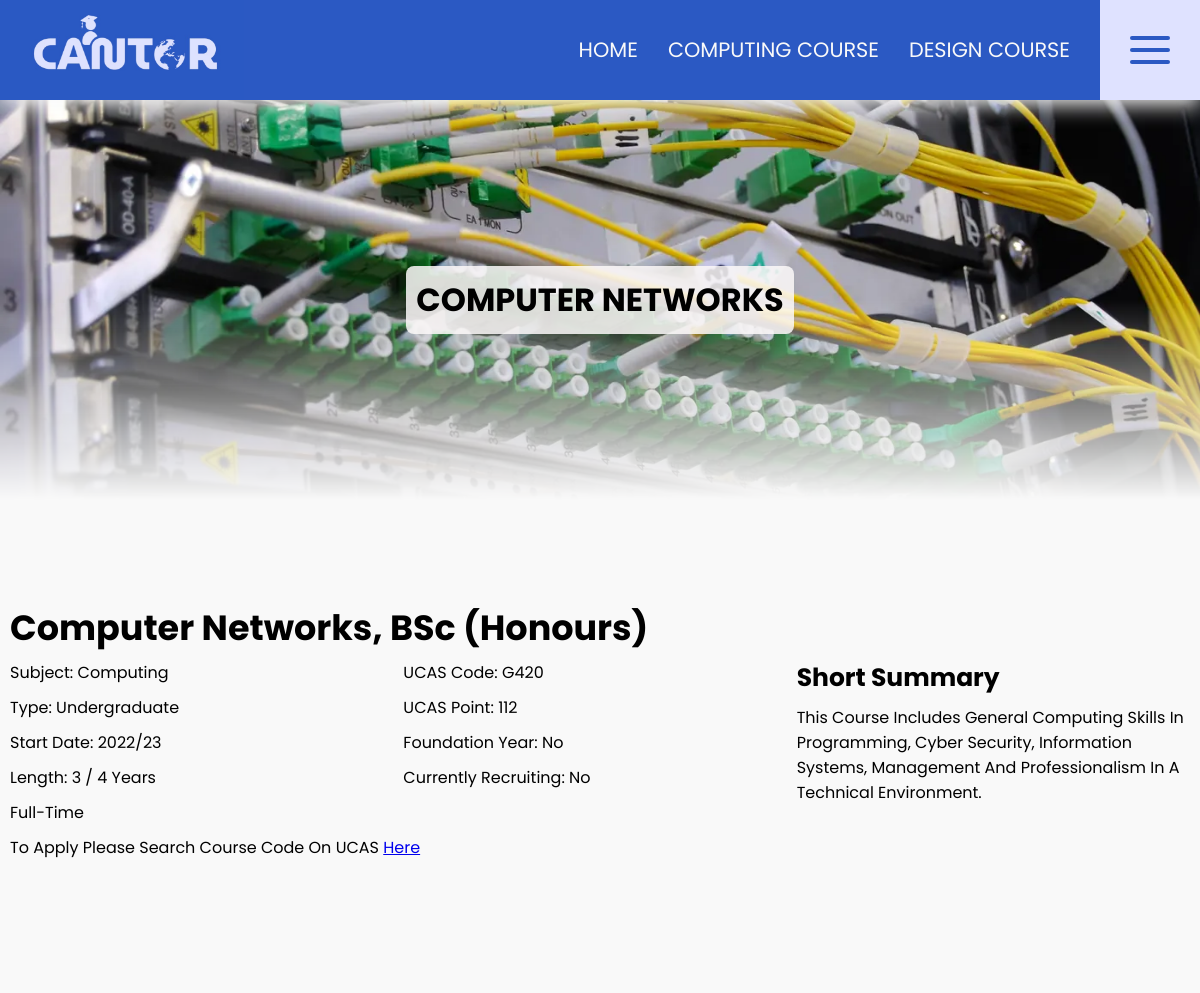
/website_code/detail-computing.php?courseID=2, run on the app's committed database.
### tables this page shows
CREATE TABLE `computer` (
  `ID` int(3) NOT NULL,
  `Title` varchar(100) NOT NULL,
  `Type` varchar(20) NOT NULL,
  `Summary` varchar(255) NOT NULL,
  `AwardName` varchar(20) NOT NULL,
  `UCASCode` varchar(5) DEFAULT NULL,
  `UCASPoint` varchar(5) DEFAULT NULL,
  `Year` varchar(10) NOT NULL,
  `Attandance` varchar(15) NOT NULL,
  `Length` varchar(15) NOT NULL,
  `Foundation` varchar(5) NOT NULL,
  `Subject` varchar(20) NOT NULL,
  `Recruiting` varchar(5) NOT NULL,
  `IMGName` varchar(100) NOT NULL,
  `IMGAlt` varchar(255) NOT NULL
);

### website_code/detail-computing.php (the view, shortened to what this page needs)
<?php
require_once('include/database.php');
$getCourseID = $_GET["courseID"];
$stmt = $mySQLI->prepare("SELECT * FROM computer WHERE ID = ?");
$stmt->bind_param('i', $getCourseID);
$stmt->execute();
$result = $stmt->get_result();
$obj = $result->fetch_object();
?>
<!DOCTYPE html>
<html lang="en">
<head>
    <?php include("include/head.php") ?>
</head>
<body>
    <?php include("include/header.php") ?>
    <main id="detail">
        <div class="span-1 hero">
            <img src="<?= $obj->IMGName ?>" alt="<?= $obj->IMGAlt ?>">
            <h1>
                <?= $obj->Title ?>
            </h1>
        </div>
        <section class="span-1 grid">
            <h2 class="span-1">
                <?= $obj->Title ?>, <?= $obj->AwardName ?>
            </h2>
            <div class="span-3">
                <p>Subject: <?= $obj->Subject ?></p>
                <p>Type: <?= $obj->Type ?></p>
                <p>Start Date: <?= $obj->Year ?></p>
                <p>Length: <?= $obj->Length ?></p>
                <p>
                    <?= $obj->Attandance ?>
                </p>
            </div>
            <div class="span-3">
                <p>UCAS code: <?= $obj->UCASCode ?></p>
                <p>UCAS point: <?= $obj->UCASPoint ?></p>
                <p>Foundation year: <?= $obj->Foundation ?></p>
                <p>Currently recruiting: <?= $obj->Recruiting ?></p>
            </div>
            <div class="span-3">
                <h3>Short summary</h3>
                <p class="summary">
                    <?= $obj->Summary ?>
                </p>
            </div>
            <p class="span-1">To apply please search course code on UCAS <a href="https://www.ucas.com/">here</a></p>
        </section>
    </main>
</body>
</html>

### website_code/style/main.css (style rules this page uses)
* { padding: 0; margin: 0; box-sizing: border-box; }
:root { --white: #f9f9f9; --black: #0a0a0a; --purple: #2B59C3; --light-purple: #DFE2FF; --btn: #2B59C3; --btnHover: #194099; --font: 'Poppins', sans-serif; --transition: 500ms; }
body { font-family: var(--font); background: var(--white); }
main { padding-top: 100px; }
main, footer { display: grid; grid-template-columns: repeat(4, 1fr); gap: 0px 10px; width: clamp(200px, 100%, 1400px); margin: auto; }
.grid { display: grid; grid-template-columns: repeat(4, 1fr); }
.span-1, .span-2, .span-3 { grid-column: span 4; }
@media only screen and (min-width: 1000px) { main, footer, .grid { grid-template-columns: repeat(12, 1fr); } }
@media only screen and (min-width: 1000px) { .span-1 { grid-column: span 12; } }

### website_code/style/mobile.css (style rules this page uses)
h2 { font-size: 35px; line-height: 100%; text-transform: capitalize; margin: 10px 0px; }
h3 { font-size: 25px; line-height: 100%; text-transform: capitalize; margin: 10px 0px; }
p { text-transform: capitalize; }
.hero { display: flex; justify-content: center; align-items: center; height: 400px; width: 100%; }
.hero h1 { position: absolute; padding: 10px; margin: 10px; background-color: rgb(253, 249, 249, 0.85); border-radius: 8px; text-align: center; text-transform: uppercase; }
.hero img { height: inherit; width: inherit; object-fit: cover; -webkit-mask-image: linear-gradient(white 50%, transparent); mask-image: linear-gradient(white 50%, transparent); }
section { padding: 100px 10px; background-color: #ffffff; min-height: 400px; }
section:nth-child(even) { background-color: #f9f9f9; }
#detail p { padding: 5px 0px; }

### data on the page
computer: IMGName (picture), Title "COMPUTER NETWORKS", Title "Computer Networks", AwardName "BSc (Honours)", Subject "Computing", Type "Undergraduate", Year "2022/23", Length "3 / 4 Years", Attandance "Full-Time", UCASCode "G420", UCASPoint "112", Foundation "No", Recruiting "No", Summary "This Course Includes General Computing Skills In Programming, Cyber Security, Information Systems, Management And Professionalism In A Technical Environment."
